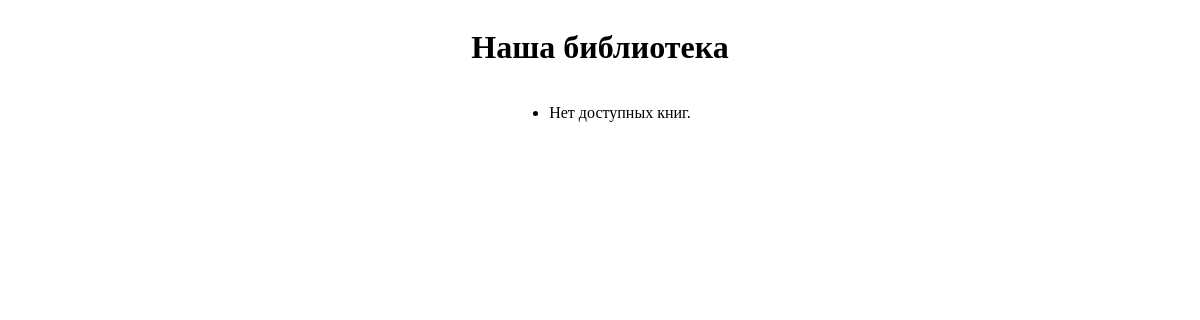
/authors/books/, run on an earlier commit of the app's database.
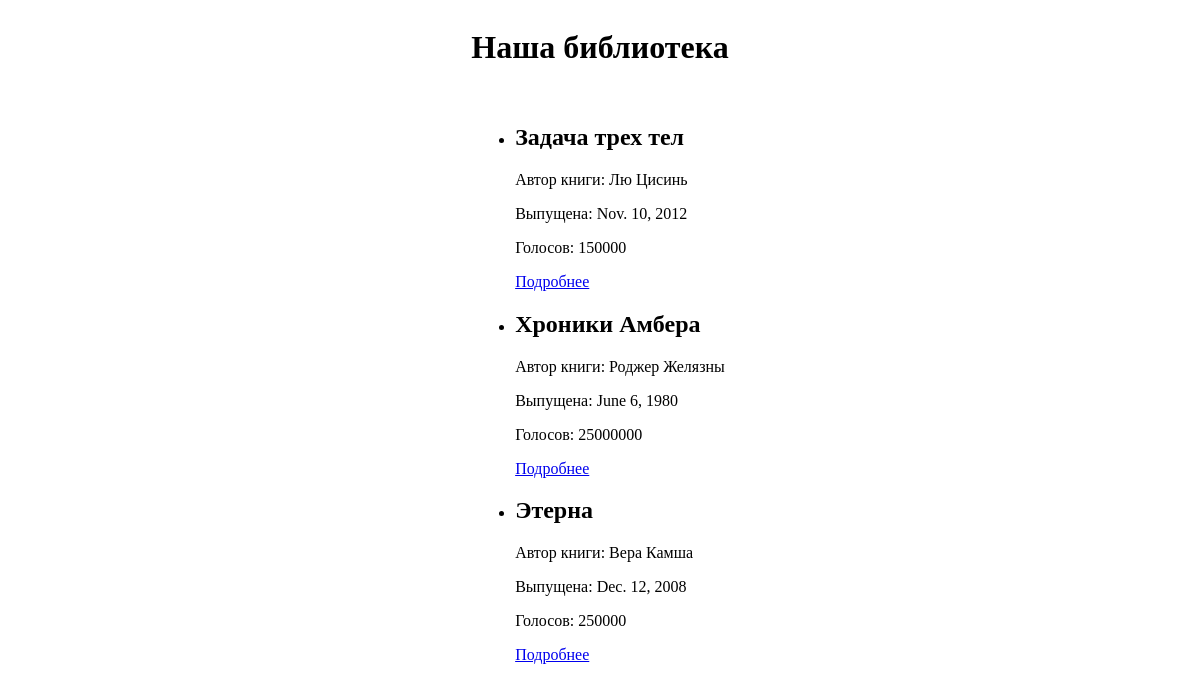
And on a later commit of the database.
### authors/models.py (models this page shows, shortened)
class TopBooks(models.Model):
    author = models.ForeignKey(Author, on_delete=models.CASCADE,related_name='top_books')
    title = models.CharField(max_length=200,verbose_name="Title")
    pub_date = models.DateField(verbose_name='Date published')
    votes = models.IntegerField(default=0,verbose_name="Votes")

class Author(models.Model):
    first_name = models.CharField(max_length=30, verbose_name="First Name")
    last_name = models.CharField(max_length=30, verbose_name="Last Name")

### authors/views.py (the view)
# urls.py: path('books/', views.books, name='books'),
def books(request, top_books_id=None):
    if top_books_id is not None:
        top_books = get_object_or_404(TopBooks, id=top_books_id)
        author = top_books.author
    else:
        top_books = TopBooks.objects.all()
        author = None
    return render(request, 'books.html', {'author': author, 'top_books': top_books})

### templates/books.html (shortened to what this page needs)
<!DOCTYPE html>
<html lang="ru">
<head>
</head>
<body>
    <div class=wrapper>
            <h1>Наша библиотека</h1>
        <ul>
            {% if top_books %}
                {% for book in top_books %}
                    <li>
                        <h2>{{ book.title }}</h2>
                        <p>Автор книги: {{ book.author.first_name }} {{ book.author.last_name }}</p>
                        <p>Выпущена: {{ book.pub_date }}</p>
                        <p>Голосов: {{ book.votes }}</p>
                        <a href="{% url 'detail' book.author.id book.id %}">Подробнее</a>
                    </li>
                {% endfor %}
            {% else %}
                <li>Нет доступных книг.</li>
            {% endif %}
        </ul>
    </div>
</body>

### templates/books.html (style rules this page uses)
.wrapper { display: flex; flex-direction: column; justify-content: center; align-items: center; }

What changed in the data, as far as the page shows it:
added TopBooks: title "Задача трех тел", author.first_name "Лю", author.last_name "Цисинь", pub_date "Nov. 10, 2012", votes "150000"
added TopBooks: title "Хроники Амбера", author.first_name "Роджер", author.last_name "Желязны", pub_date "June 6, 1980", votes "25000000"
added TopBooks: title "Этерна", author.first_name "Вера", author.last_name "Камша", pub_date "Dec. 12, 2008", votes "250000"
Also different on the page:
text no longer shown: "Нет доступных книг."
